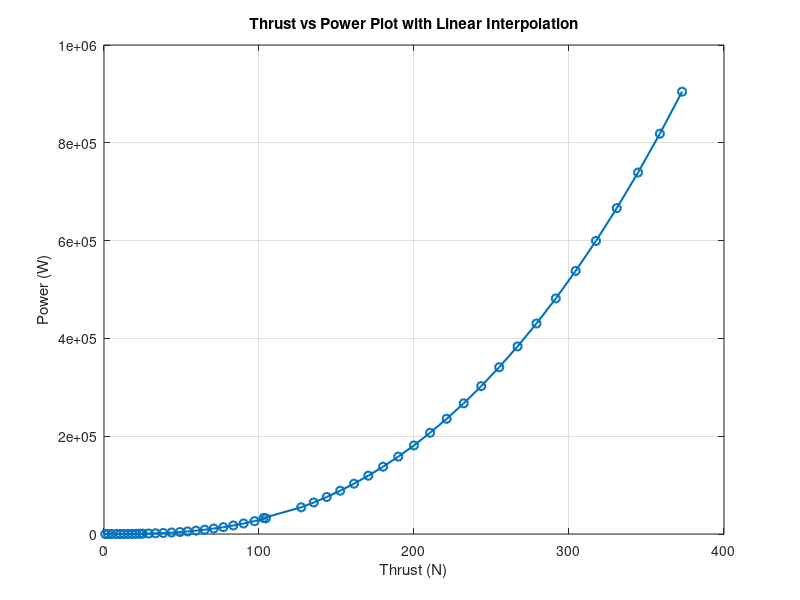

The MATLAB script that drew this image:
clc;
clear;

% Given data
Thrust = [0.84, 2.6, 4.9, 7.9745, 10.537, 12.875, 15.499, 18.099, 20.583, 22.963, 24.907, 28.679, ...
    33.223, 38.229, 43.609, 48.982, 53.939, 59.36, 64.97, 70.822, 77, 83.4, 90.07, 97.13, 104.42, 102.95, ...
    127.21, 135.34, 143.71, 152.37, 161.31, 170.54, 180.05, 189.85, 199.97, 210.38, 221.08, 232.08, ...
    243.37, 254.946, 266.841, 279.028, 291.483, 304.281, 317.393, 330.814, 344.554, 358.619, 372.955];

Power = [0.03914943079, 0.812597429, 4.513699079, 16.7425115, 38.71540781, 73.50219272, 130.3678291, 214.498868, ...
    331.9609887, 490.7418917, 688.8703856, 1015.39608, 1485.233427, 2126.525119, 2973.873524, 4032.3036, ...
    5281.213993, 6877.99308, 8823.442499, 11188.42187, 14052.91847, 17467.90161, 21519.38466, 26349.67178, ...
    32013.32021, 32822.37221, 54588.02462, 64459.29045, 75711.27986, 88495.64448, 102964.288, ...
    119309.2727, 137675.5361, 158283.594, 181103.3503, 207048.7594, 235617.3942, 267312.8326, 302371.3257, ...
    341040.1106, 383644.8579, 430460.8682, 481735.9737, 537928.7081, 599347.4307, 666327.8614, 739274.8415, ...
    818608.4645, 904575.4498];

% Removing duplicate thrust values
[Thrust, uniqueIdx] = unique(Thrust, 'stable');
Power = Power(uniqueIdx);

% Thrust values to predict
New_Thrust = [4.8215, 7.8167, 13.731, 21.784, 36.625, 61.418, 71.868, 77.935, 114.75, 159.83, 182.72, ...
    185.45, 194.18, 215.12, 266.79, 303.01, 329.72, 356.43, 387.17, 421.65, 458.65, 497.96, 539.66, 583.53, ...
    629.48, 677.53, 727.51, 779.52, 833.62, 889.65, 947.62, 1007.5, 1069.3, 1132.9, 1198.4, 1265.7, 1334.9, ...
    1405.9, 1488.8, 1553.6];

% Plotting the original data
figure;
plot(Thrust, Power, '-o', 'LineWidth', 1.5);
grid on;
xlabel('Thrust (N)');
ylabel('Power (W)');
title('Thrust vs Power Plot with Linear Interpolation');

% Linear Interpolation for new thrust values
Predicted_Power = interp1(Thrust, Power, New_Thrust, 'linear');

% Displaying predicted values
fprintf('Predicted Power Values:\n');
for i = 1:length(New_Thrust)
    fprintf('Thrust: %.4f N -> Predicted Power: %.4f W\n', New_Thrust(i), Predicted_Power(i));
end
